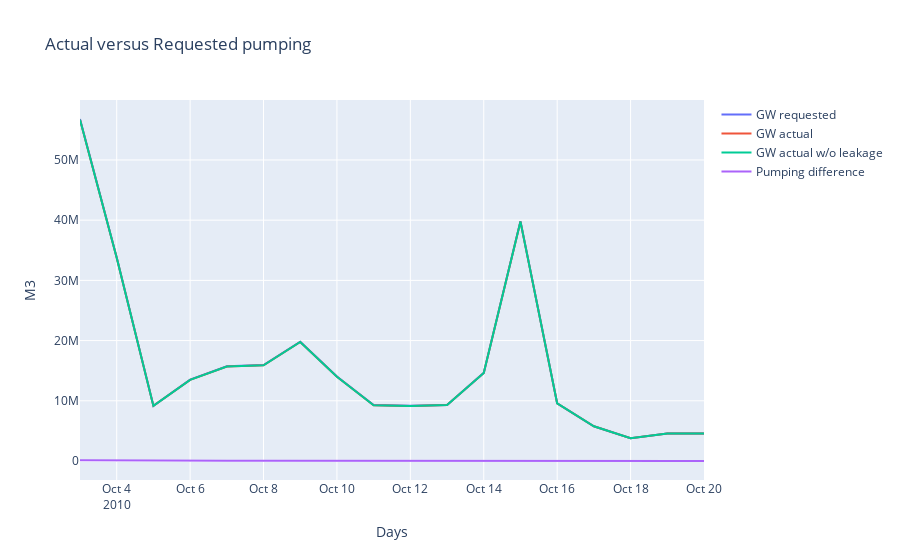

Write notebook code for a chart like this one.
### Code cell
X = Dates_simulation
X = X[2:]

fig = go.Figure()
fig.add_trace(go.Scatter(y= Y_GWrequest,
                         x = X,
                         mode='lines',
                        name='GW requested'))
fig.add_trace(go.Scatter(y= Y_GWactual,
                         x = X,
                         mode='lines',
                        name='GW actual'))
fig.add_trace(go.Scatter(y= Y_GWactual + Y_GWleaked,
                         x = X,
                         mode='lines',
                         name = 'GW actual w/o leakage'))


fig.add_trace(go.Scatter(y= Y_GWrequest - (Y_GWactual + Y_GWleaked),
                         x = X,
                         mode='lines',
                        name='Pumping difference'))

fig.update_layout(title = 'Actual versus Requested pumping',xaxis_title = 'Days',yaxis_title = 'M3')

#fig.show()
